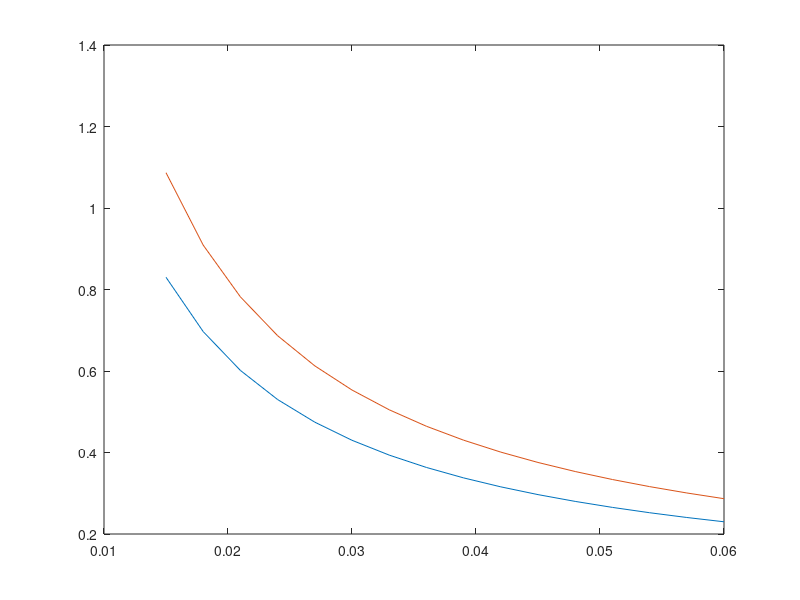

Reproduce this figure in MATLAB.

a = [0.03 0.02];
b = [0.012 0.016];
x = 0.015:(0.4-0.1)/100:0.06;
y1 = a(1) + b(1)./x;
y2 = a(2) + b(2)./x;

figure
plot(x,y1,x,y2);
